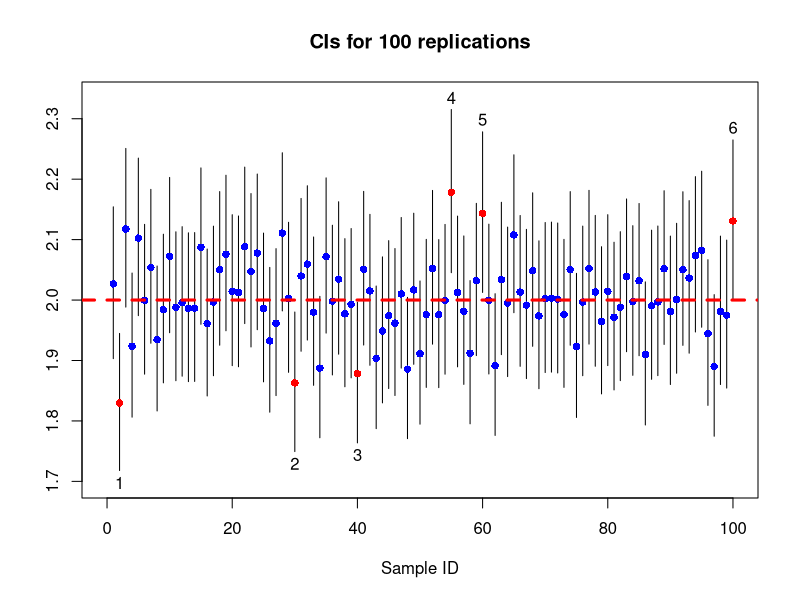

Write R code to recreate this figure.
# generate data from exponential distribution
set.seed(0)

lambda <- 2
n <- 1000
X <- rexp(n,lambda)

# find out the confidence interval (CI)
alpha <- 0.05
a <- qchisq(p=alpha/2,df=2*n)
b <- qchisq(p=1-alpha/2,df=2*n)
cat('sample size n =', n, ', true lambda = ', lambda, '\n', sep="")
CI <- c(a/2/sum(X),b/2/sum(X))
cat('point estimate is ', 1/mean(X),'\n',sep="")
cat((1-alpha)*100,"% CI is [",CI[1],", ", CI[2],"]", '\n',sep="")

# generate R batches of the data

R <- 100
CIs <- matrix(0,R,3)
for(i in 1:R){
  X <- rexp(n,lambda)
  CIs[i,] = c(a/2/sum(X),1/mean(X),b/2/sum(X))
}

## plot the CIs

plot(0, xlim=c(0, R), ylim=c(min(CIs)-0.02,
      max(CIs)+0.02), type="n",xlab="Sample ID",ylab="", main = 'CIs for 100 replications')

count <- 0
for (i in 1:nrow(CIs)) {
  if (CIs[i, 1]>lambda | CIs[i, 3]<lambda){
    color = "red"
    count = count +1
    if(CIs[i, 1]>lambda)
      text(i,CIs[i, 3]+0.02,count)
    else
      text(i,CIs[i, 1]-0.02,count)
  }else{
    color = "blue"
  }
  lines(x=rep(i, 2), y=c(CIs[i, 1], CIs[i, 3]))
  points(x=i, y=CIs[i,2], pch=16, col=color)
}
abline(h=lambda,lty = 2,col="red",lwd=3)

